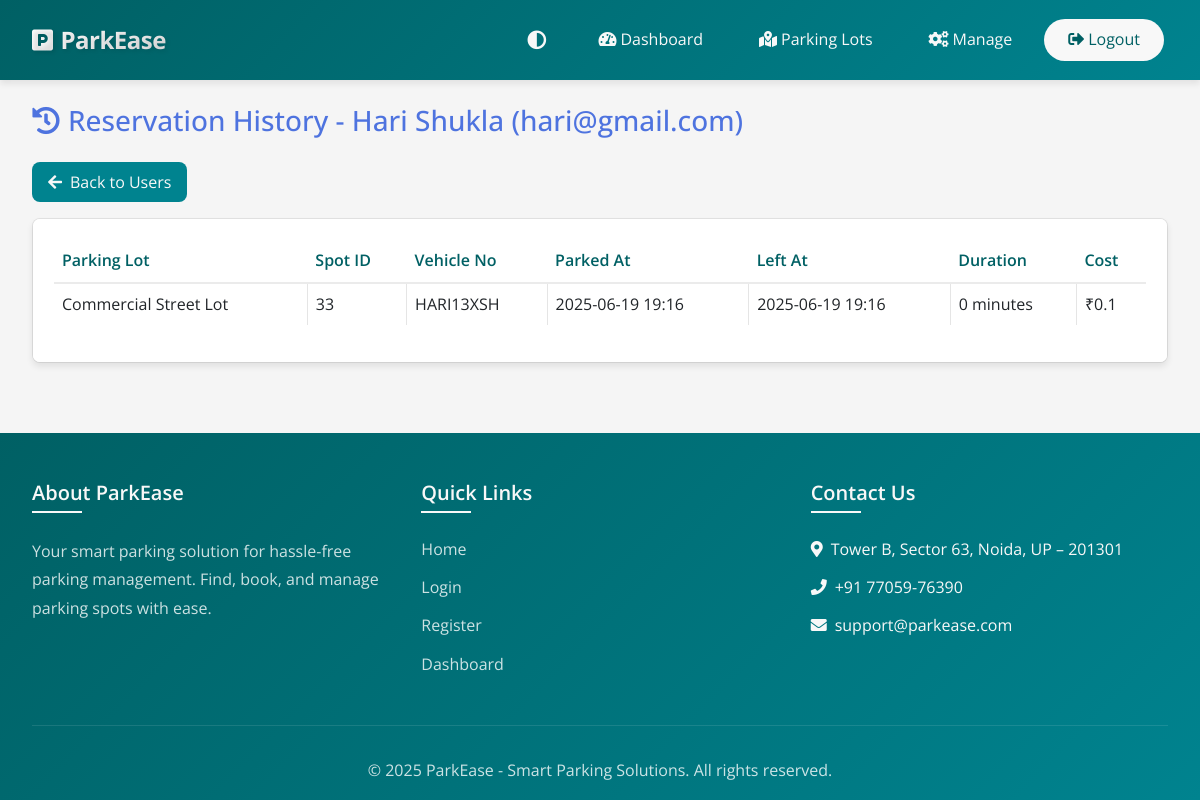
Before: /admin/user/5/reservations (signed in) with the older database file.
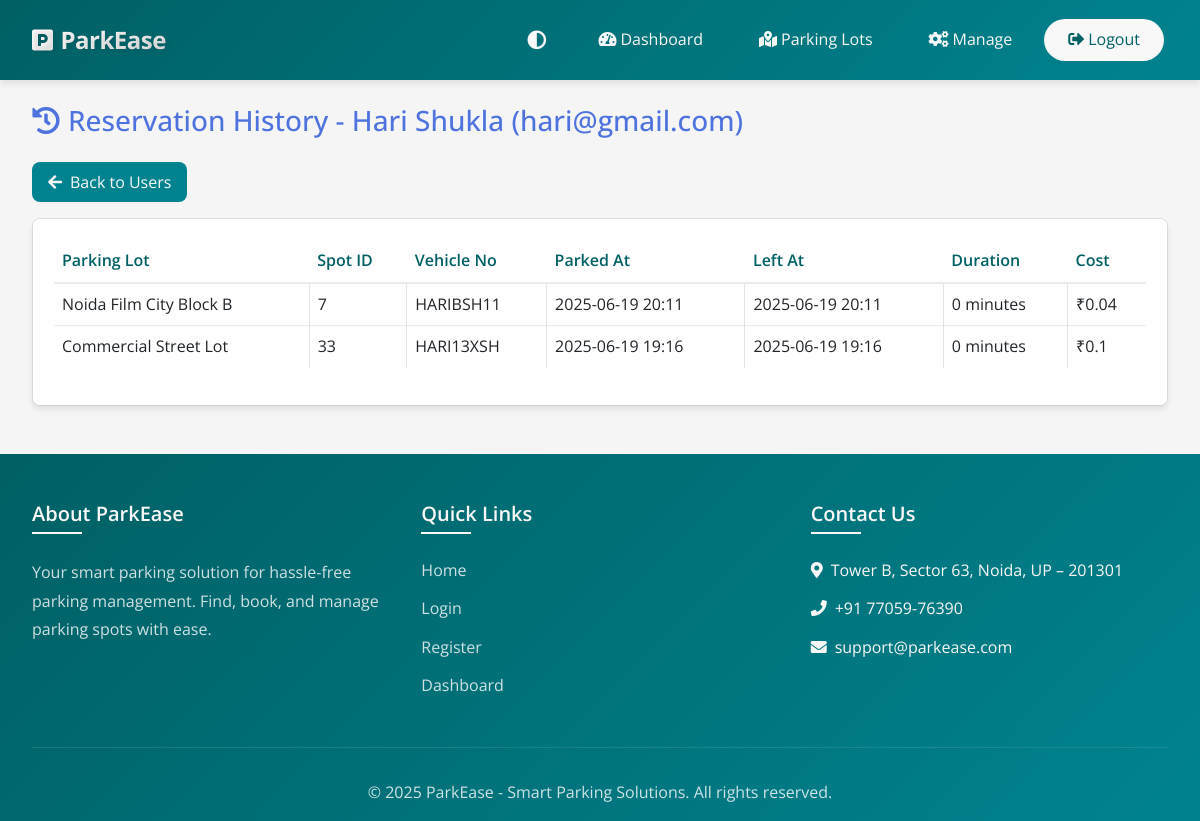
After: the same page with the newer database file.
### models.py (models this page shows, shortened)
class User(UserMixin, db.Model):
    __tablename__ = 'users'
    id = db.Column(db.Integer, primary_key=True)
    email = db.Column(db.String(120), unique=True, nullable=False)
    password_hash = db.Column(db.String(128))
    name = db.Column(db.String(100), nullable=False)
    address = db.Column(db.String(200), nullable=False)
    pincode = db.Column(db.String(10), nullable=False)
    created_at = db.Column(db.DateTime, default=datetime.utcnow)
    user_type = db.Column(db.String(20), default='user')
    reservations = db.relationship('Reservation', backref='user', lazy=True)

class Reservation(db.Model):
    __tablename__ = 'reservations'
    id = db.Column(db.Integer, primary_key=True)
    spot_id = db.Column(db.Integer, db.ForeignKey('parking_spots.id'), nullable=False)
    user_id = db.Column(db.Integer, db.ForeignKey('users.id'), nullable=False)
    vehicle_number = db.Column(db.String(20), nullable=False)
    parking_timestamp = db.Column(db.DateTime, nullable=False, default=datetime.utcnow)
    expected_end_time = db.Column(db.DateTime, nullable=True)
    leaving_timestamp = db.Column(db.DateTime, nullable=True)
    parking_cost = db.Column(db.Float, nullable=True)
    payment_status = db.Column(db.String(20), nullable=True)
    payment_mode = db.Column(db.String(20), nullable=True)
    payment_time = db.Column(db.DateTime, nullable=True)
    force_released = db.Column(db.Boolean, nullable=True, default=False)

class ParkingLot(db.Model):
    __tablename__ = 'parking_lots'
    id = db.Column(db.Integer, primary_key=True)
    prime_location_name = db.Column(db.String(100), nullable=False)
    price = db.Column(db.Float, nullable=False)  # Price per hour
    address = db.Column(db.String(200), nullable=False)
    pincode = db.Column(db.Integer, nullable=False)
    max_spots = db.Column(db.Integer, nullable=False)
    created_at = db.Column(db.DateTime, default=datetime.utcnow)
    spots = db.relationship('ParkingSpot', backref='parking_lot', lazy=True, cascade='all, delete-orphan')

class ParkingSpot(db.Model):
    __tablename__ = 'parking_spots'
    id = db.Column(db.Integer, primary_key=True)
    lot_id = db.Column(db.Integer, db.ForeignKey('parking_lots.id'), nullable=False)
    status = db.Column(db.String(1), nullable=False, default='A')  # A = Available, O = Occupied
    reservations = db.relationship('Reservation', backref='parking_spot', lazy=True)

### routes/admin/users.py (the view)
@admin_bp.route('/user/<int:user_id>/reservations')
@login_required
def admin_user_reservation_history(user_id):
    if session.get('user_type') != 'admin':
        flash('Access denied', 'danger')
        return redirect(url_for('main.index'))
    try:
        user = User.query.get_or_404(user_id)
        reservations = db.session.query(
            Reservation, ParkingSpot, ParkingLot
        ).join(
            ParkingSpot, Reservation.spot_id == ParkingSpot.id
        ).join(
            ParkingLot, ParkingSpot.lot_id == ParkingLot.id
        ).filter(
            Reservation.user_id == user_id
        ).order_by(
            Reservation.parking_timestamp.desc()
        ).all()
        return render_template('admin_user_reservations.html', user=user, reservations=reservations)
    except Exception as e:
        print('Admin user reservation history error:', e)
        traceback.print_exc()
        flash('An error occurred while loading reservation history', 'danger')
        return redirect(url_for('admin.admin_users'))

### app.py (called while the page is built)
@login_manager.user_loader
def load_user(user_id):
    if session.get('user_type') == 'admin':
        return Admin.query.get(int(user_id))
    return User.query.get(int(user_id))

### utils.py (called while the page is built)
def utc_to_ist(utc_dt):
    if utc_dt is None:  # this will convert utc datetime into ist datetime
        return None
    if utc_dt.tzinfo is None:
        utc_dt = timezone('UTC').localize(utc_dt)
    ist = timezone('Asia/Kolkata')
    return utc_dt.astimezone(ist)

def format_ist_datetime(utc_dt, format='%Y-%m-%d %H:%M'):
    if utc_dt is None:
        return 'N/A'
    ist_dt = utc_to_ist(utc_dt)
    return ist_dt.strftime(format)

### templates/admin_user_reservations.html
{% extends 'base.html' %}
{% block content %}
<div class="container mt-4">
    <h3 class="mb-4 text-primary"><i class="fas fa-history me-2"></i>Reservation History - {{ user.name }} ({{ user.email }})</h3>
    <a href="{{ url_for('admin.admin_users') }}" class="btn btn-secondary mb-3"><i class="fas fa-arrow-left me-2"></i>Back to Users</a>
    <div class="card mb-5">
        <div class="card-body">
            <div class="table-responsive">
                <table class="table table-hover">
                    <thead>
                        <tr>
                            <th>Parking Lot</th>
                            <th>Spot ID</th>
                            <th>Vehicle No</th>
                            <th>Parked At</th>
                            <th>Left At</th>
                            <th>Duration</th>
                            <th>Cost</th>
                        </tr>
                    </thead>
                    <tbody>
                        {% if reservations|length == 0 %}
                        <tr>
                            <td colspan="7" class="text-center text-muted">No reservation history found.</td>
                        </tr>
                        {% else %}
                        {% for reservation, spot, lot in reservations %}
                        <tr>
                            <td>{{ lot.prime_location_name }}</td>
                            <td>{{ spot.id }}</td>
                            <td>{{ reservation.vehicle_number or 'N/A' }}</td>
                            <td>{{ format_ist_datetime(reservation.parking_timestamp) }}</td>
                            <td>{{ format_ist_datetime(reservation.leaving_timestamp) }}</td>
                            <td>
                                {% if reservation.leaving_timestamp %}
                                    {% set duration = (reservation.leaving_timestamp - reservation.parking_timestamp).total_seconds() // 60 %}
                                    {% if duration < 60 %}
                                        {{ duration|int }} minutes
                                    {% else %}
                                        {{ (duration // 60)|int }} hours, {{ (duration % 60)|int }} minutes
                                    {% endif %}
                                {% else %}
                                    Active
                                {% endif %}
                            </td>
                            <td>₹{{ reservation.parking_cost or 'Pending' }}</td>
                        </tr>
                        {% endfor %}
                        {% endif %}
                    </tbody>
                </table>
            </div>
        </div>
    </div>
</div>
{% endblock %}

### templates/base.html (shortened to what this page needs)
<!DOCTYPE html>
<html lang="en">
<head>
    <link href="https://cdn.jsdelivr.net/npm/bootstrap@5.3.0-alpha1/dist/css/bootstrap.min.css" rel="stylesheet">
    <link rel="stylesheet" href="https://cdn.jsdelivr.net/npm/bootstrap-icons@1.11.3/font/bootstrap-icons.min.css">
    <link rel="stylesheet" href="https://cdnjs.cloudflare.com/ajax/libs/font-awesome/5.15.4/css/all.min.css">
    <link rel="stylesheet" href="{{ url_for('static', filename='css/style.css') }}">
    <link rel="stylesheet" href="{{ url_for('static', filename='css/admin.css') }}">
</head>
<body>
    <nav class="navbar navbar-expand-lg navbar-dark sticky-top">
        <div class="container">
            <a class="navbar-brand" href="{{ url_for('main.index') }}">
                <i class="fas fa-parking"></i>
                ParkEase
            </a>
            <div class="collapse navbar-collapse" id="navbarNav">
                <ul class="navbar-nav ms-auto align-items-center">
                    <li class="nav-item me-3">
                        <button class="theme-toggle" id="themeToggle" title="Toggle Dark Mode">
                            <i class="fas fa-adjust"></i>
                        </button>
                    </li>
                    {% if current_user.is_authenticated %}
                        {% if session.get('user_type') == 'admin' %}
                            <li class="nav-item">
                                <a class="nav-link px-3" href="{{ url_for('admin.admin_dashboard') }}">
                                    <i class="fas fa-tachometer-alt me-1"></i>Dashboard
                                </a>
                            </li>
                            <li class="nav-item">
                                <a class="nav-link px-3" href="{{ url_for('admin.admin_parking_lots') }}">
                                    <i class="fas fa-map-marked-alt me-1"></i>Parking Lots
                                </a>
                            </li>
                            <li class="nav-item dropdown manage-dropdown">
                                <a class="nav-link px-3 dropdown-toggle" href="#" id="manageDropdown" role="button" data-bs-toggle="dropdown" aria-expanded="false">
                                    <i class="fas fa-cogs me-1"></i>Manage
                                </a>
                            </li>
                            <li class="nav-item">
                                <a class="nav-link px-3" href="{{ url_for('main.logout') }}">
                                    <i class="fas fa-sign-out-alt me-1"></i>Logout
                                </a>
                            </li>
                        {% endif %}
                    {% endif %}
                </ul>
            </div>
        </div>
    </nav>
    <div class="main-content">
        {% block content %}{% endblock %}
    </div>
    <footer class="footer">
        <div class="container">
            <div class="footer-content">
                <div class="footer-section">
                    <h5>About ParkEase</h5>
                    <p>Your smart parking solution for hassle-free parking management. Find, book, and manage parking spots with ease.</p>
                </div>
                <div class="footer-section">
                    <h5>Quick Links</h5>
                    <ul>
                        <li><a href="{{ url_for('main.index') }}">Home</a></li>
                        <li><a href="{{ url_for('main.login') }}">Login</a></li>
                        <li><a href="{{ url_for('main.register') }}">Register</a></li>
                        {% if current_user.is_authenticated %}
                            <li><a href="{{ url_for('user.user_dashboard' if session.get('user_type') == 'user' else 'admin.admin_dashboard') }}">Dashboard</a></li>
                        {% endif %}
                    </ul>
                </div>
                <div class="footer-section">
                    <h5>Contact Us</h5>
                    <ul>
                        <li><i class="fas fa-map-marker-alt me-2"></i>Tower B, Sector 63, Noida, UP – 201301</li>
                        <li><i class="fas fa-phone me-2"></i>+91 77059-76390</li>
                        <li><i class="fas fa-envelope me-2"></i>support@parkease.com</li>
                    </ul>
                </div>
            </div>
            <div class="copyright">
                <p class="mb-0">&copy; 2025 ParkEase - Smart Parking Solutions. All rights reserved.</p>
            </div>
        </div>
    </footer>
</body>
</html>

### static/css/style.css (style rules this page uses)
body { font-family: 'Open Sans', sans-serif; min-height: 100vh; display: flex; flex-direction: column; color: var(--text-color); line-height: 1.6; background-color: var(--body-bg); }
.navbar { background: linear-gradient(135deg, var(--primary-color) 0%, var(--secondary-color) 100%); padding: 1rem 0; box-shadow: var(--box-shadow); }
.navbar .nav-link { color: var(--white) !important; text-decoration: none !important; border-radius: 50px; padding: 0.5rem 1.5rem !important; transition: all 0.3s ease; margin: 0 0.25rem; position: relative; }
.navbar .nav-item:last-child .nav-link { background-color: var(--white); color: var(--primary-color) !important; }
.navbar-nav .nav-link::after { display: none !important; }
.card { position: relative; border: 1.5px solid rgba(0,0,0,0.08) !important; border-radius: var(--border-radius); transition: all 0.3s ease; background-clip: padding-box; overflow: hidden; box-shadow: 0 2px 8px rgba(0,0,0,0.03); }
.card-body { position: relative; background-color: var(--card-bg); }
.card, .dashboard-card, .parking-lot-card .card, .admin-card, .modal-content { border-radius: var(--border-radius) !important; }
.card::before, .card::after, .dashboard-card::before, .dashboard-card::after, .parking-lot-card .card::before, .parking-lot-card .card::after, .admin-card::before, .admin-card::after, .modal-content::before, .modal-content::after { display: none !important; }
.card, .dashboard-card, .parking-lot-card .card, .admin-card, .modal-content { background-color: var(--card-bg); }
.card-body { padding: 1.25rem; }
.table { border: 1px solid rgba(0, 0, 0, 0.1); border-radius: var(--border-radius); overflow: hidden; background-color: var(--table-bg); color: var(--text-color); }
.table th { border-bottom: 1px solid rgba(0, 0, 0, 0.1); background-color: var(--table-bg); color: var(--primary-color); font-weight: 600; }
.table td { border-bottom: 1px solid rgba(0, 0, 0, 0.1); border-right: 1px solid rgba(0, 0, 0, 0.1); }
.table td:last-child { border-right: none; }
.table tr:last-child td { border-bottom: none; }
.btn { background-color: var(--primary-color); color: var(--white); border: none; padding: 0.5rem 1rem; border-radius: var(--border-radius); text-decoration: none; transition: all 0.3s ease; }
.btn-secondary { background-color: var(--secondary-color); color: var(--white); text-decoration: none; }
.text-primary { color: #4e73df !important; }
.fas, .far, .fab { display: inline-block; font-style: normal; font-variant: normal; text-rendering: auto; -webkit-font-smoothing: antialiased; line-height: 1; }
.card, .btn, .nav-link { transition: all 0.3s ease; }
.table tbody tr { transition: background-color 0.3s ease; }
.navbar-nav .nav-link { position: relative; transition: color 0.3s ease; }
.navbar-nav .nav-link::after { content: ''; position: absolute; bottom: 0; left: 50%; width: 0; height: 2px; background: var(--primary-color); transition: all 0.3s ease; transform: translateX(-50%); }
html { scroll-behavior: smooth; }
.btn { position: relative; overflow: hidden; }
.btn::after { content: ''; position: absolute; top: 50%; left: 50%; width: 5px; height: 5px; background: rgba(255, 255, 255, 0.5); opacity: 0; border-radius: 100%; transform: scale(1, 1) translate(-50%); transform-origin: 50% 50%; }
.theme-toggle { background: none; border: none; color: var(--white); font-size: 1.2rem; cursor: pointer; padding: 0.5rem; }
.navbar .nav-link, .navbar .nav-link:hover, .navbar .nav-link:focus, .navbar .nav-link:active, .navbar .nav-link.active { text-decoration: none !important; outline: none !important; box-shadow: none !important; }
.navbar-nav .nav-link { text-decoration: none !important; }
:root { --primary-color: #006064; --primary-hover: #00838f; --secondary-color: #546e7a; --success-color: #2e7d32; --danger-color: #c62828; --warning-color: #f57f17; --info-color: #0277bd; --light-color: #f5f5f5; --dark-color: #263238; --body-bg: #ffffff; --card-bg: #ffffff; --text-color: #37474f; --text-muted: #607d8b; --border-color: rgba(0, 0, 0, 0.15); --border-hover: rgba(0, 0, 0, 0.25); --box-shadow: 0 2px 4px rgba(0, 0, 0, 0.1); --box-shadow-hover: 0 4px 8px rgba(0, 0, 0, 0.15); --border-radius: 8px; --transition-speed: 0.3s; }
.card-body { border-radius: 0; overflow: hidden; }
.card-body { flex: 1; overflow: hidden; }

### static/css/admin.css (style rules this page uses)
body { font-family: 'Open Sans', sans-serif; }

Changed rows visible on the page:
added Reservation: prime_location_name "Noida Film City Block B", id "7", vehicle_number "HARIBSH11", parking_timestamp "2025-06-19 20:11", leaving_timestamp "2025-06-19 20:11", force_released "0", parking_cost "0.04"
